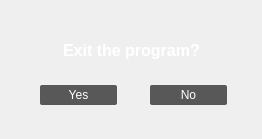
<?xml version="1.0" encoding="UTF-8"?>
<ui version="4.0">
 <class>quit</class>
 <widget class="QDialog" name="quit">
  <property name="geometry">
   <rect>
    <x>0</x>
    <y>0</y>
    <width>262</width>
    <height>139</height>
   </rect>
  </property>
  <property name="windowTitle">
   <string>Dialog</string>
  </property>
  <widget class="QPushButton" name="pushButton">
   <property name="geometry">
    <rect>
     <x>40</x>
     <y>80</y>
     <width>80</width>
     <height>25</height>
    </rect>
   </property>
   <property name="styleSheet">
    <string notr="true">QPushButton {
float: right;
 margin-right: 3%;
 margin-top: 5px;
 border-radius: 2px;
 background-color: rgb(88, 88, 88) 
; color: white;
 font-family: 'Roboto Slab', serif;
} 
QPushButton:hover:!pressed {
 background-color: rgb(99, 99, 99)
; color: white; }</string>
   </property>
   <property name="text">
    <string>Yes</string>
   </property>
  </widget>
  <widget class="QPushButton" name="pushButton_2">
   <property name="geometry">
    <rect>
     <x>150</x>
     <y>80</y>
     <width>80</width>
     <height>25</height>
    </rect>
   </property>
   <property name="styleSheet">
    <string notr="true">QPushButton {
float: right;
 margin-right: 3%;
 margin-top: 5px;
 border-radius: 2px;
 background-color: rgb(88, 88, 88) 
; color: white;
 font-family: 'Roboto Slab', serif;
} 
QPushButton:hover:!pressed {
 background-color: rgb(99, 99, 99)
; color: white; }</string>
   </property>
   <property name="text">
    <string>No</string>
   </property>
  </widget>
  <widget class="QLabel" name="label">
   <property name="geometry">
    <rect>
     <x>63</x>
     <y>40</y>
     <width>161</width>
     <height>21</height>
    </rect>
   </property>
   <property name="font">
    <font>
     <family>Arial</family>
     <pointsize>12</pointsize>
     <weight>75</weight>
     <bold>true</bold>
    </font>
   </property>
   <property name="styleSheet">
    <string notr="true">color:white;</string>
   </property>
   <property name="text">
    <string>Exit the program?</string>
   </property>
  </widget>
 </widget>
 <resources/>
 <connections/>
</ui>
